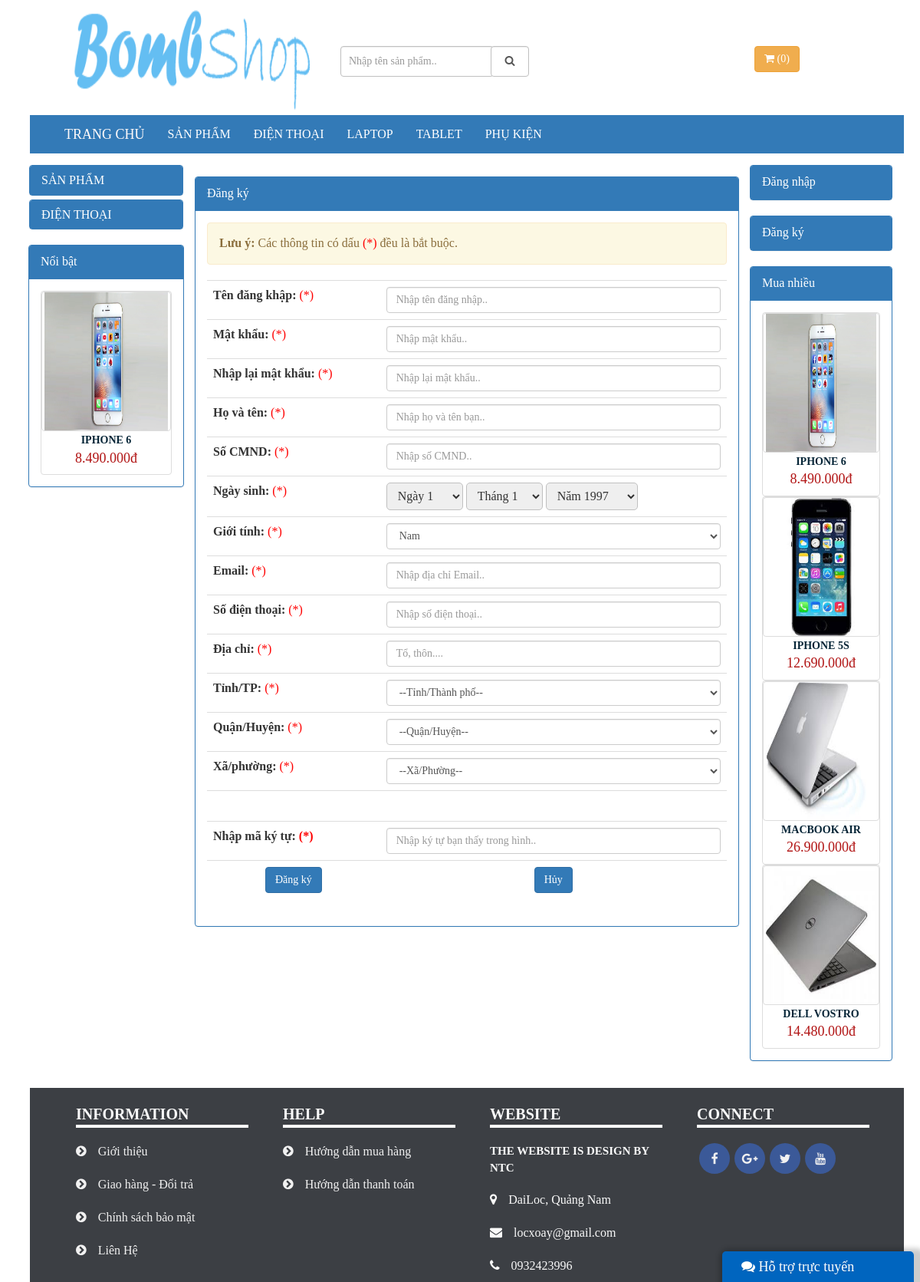
/maytinh/index.php?menu=dang_ky, run on the app's committed database.
### tables this page shows
CREATE TABLE `menu_ngang` (
  `id` int(11) NOT NULL,
  `title` varchar(80) DEFAULT NULL,
  `content` varchar(600) DEFAULT NULL,
  `loaimenu` varchar(80) DEFAULT NULL
);

CREATE TABLE `menu_doc` (
  `id` int(11) NOT NULL,
  `title` varchar(80) DEFAULT NULL,
  `sub_1` varchar(80) NOT NULL,
  `sub_2` varchar(80) NOT NULL,
  `sub_1_link` varchar(1000) NOT NULL,
  `sub_2_link` varchar(1000) NOT NULL
);

CREATE TABLE `san_pham` (
  `masp` int(11) NOT NULL,
  `tensp` varchar(80) DEFAULT NULL,
  `giasp` int(11) DEFAULT NULL,
  `soluong` int(11) NOT NULL,
  `img` varchar(100) DEFAULT NULL,
  `img1` varchar(80) NOT NULL,
  `img2` varchar(80) NOT NULL,
  `img3` varchar(80) NOT NULL,
  `img4` varchar(80) NOT NULL,
  `thongtin` varchar(500) DEFAULT NULL,
  `loaisp` varchar(80) DEFAULT NULL,
  `noi_bat` varchar(10) NOT NULL,
  `mua_nhieu` int(11) NOT NULL,
  `xem_nhieu` int(11) NOT NULL,
  `rate1` int(11) NOT NULL,
  `rate2` int(11) NOT NULL,
  `rate3` int(11) NOT NULL,
  `rate4` int(11) NOT NULL,
  `rate5` int(11) NOT NULL
);

### maytinh/left.php (called while the page is built)
<?php
	include('menu_left.php');
	include('chuc_nang/san_pham/noi_bat.php');
?>

### maytinh/content.php (called while the page is built)
<?php
	include('chuc_nang/menu.php');
?>

### maytinh/chuc_nang/dang_ky_dang_nhap/dang_ky.php (the view, shortened to what this page needs)
<div class="panel panel-primary">
    <div class="panel-heading">Đăng ký</div>
    <div class="panel-body">
    <p class="alert alert-warning"><strong>Lưu ý: </strong>Các thông tin có dấu <span style="color: red;">(*)</span> đều là bắt buộc.</p>
    <form action="?menu=exec_dang_ky" method="post" role="form" data-toggle="validator">
	<table class="table">
		<tr>
			<td><label for="user">Tên đăng khập:</label> <span style="color: red;">(*)</span></td>
			<td><input type="text" name="username" id="user" class="form-control" placeholder="Nhập tên đăng nhập.." required ></td>
		</tr>
		<tr>
			<td><label for="pass">Mật khẩu:</label> <span style="color: red;">(*)</span></td>
			<td><input type="password" name="password" id="pass" class="form-control" placeholder="Nhập mật khẩu.." required ></td>
		</tr>
		<tr>
			<td><label for="repass">Nhập lại mật khẩu:</label> <span style="color: red;">(*)</span></td>
			<td><input type="password" name="re-pass" class="form-control" id="repass" placeholder="Nhập lại mật khẩu.." required ></td>
		</tr>
		<tr>
			<td><label for="hoten">Họ và tên:</label> <span style="color: red;">(*)</span></td>
			<td><input type="text" name="hoten" id="hoten" class="form-control"  placeholder="Nhập họ và tên bạn.." required ></td>
		</tr>
		<tr>
			<td><label for="cmnd">Số CMND: </label> <span style="color: red;">(*)</span></td>
			<td><input type="text" name="cmnd" id="cmnd" class="form-control"  placeholder="Nhập số CMND.." required ></td>
		</tr>
		<tr>
			<td><label>Ngày sinh: </label> <span style="color: red;">(*)</span></td>
			<td>
				<select style="width: 100px; height: 36px; border: 0.1px solid silver; border-radius: 5px; padding-left: 10px;" name="ngay" id="ngaysinh" required >
				<?php for($i=1; $i<=31; $i++){ ?>
					<option value="<?php echo $i; ?>"><?php echo "Ngày ".$i; ?></option>
				<?php }?>
				</select>
				<select style="width: 100px; height: 36px; border: 0.1px solid silver; border-radius: 5px; padding-left: 10px;" name="thang" required >
				<?php for($j=1; $j<=12; $j++){ ?>
					<option value="<?php echo $j; ?>"><?php echo "Tháng ".$j; ?></option>
				<?php }?>
				</select>
				<select style="width: 120px; height: 36px; border: 0.1px solid silver; border-radius: 5px; padding-left: 10px;" name="nam" required >
				<?php for($y=1946; $y<=date('Y'); $y++){
					if($y==1997){
						$selected= "selected";
						}
					else{
						$selected= "";
						} ?>
					<option value="<?php echo $y; ?>" <?php echo $selected; ?> ><?php echo "Năm ".$y; ?></option>
				<?php } ?>
				</select>
			</td>
		</tr>
		<tr>
			<td><label for="gioitinh">Giới tính:</label> <span style="color: red;">(*)</span></td>
			<td>
				<select  class="form-control"  name="gioitinh" id="gioitinh" required >
					<option value="Nam">Nam</option>
				</select>
			</td>
		</tr>
		<tr>
			<td><label for="email">Email:</label> <span style="color: red;">(*)</span></td>
			<td><input type="email" name="email" id="email" class="form-control"  placeholder="Nhập địa chỉ Email.." required ></td>
		</tr>
		<tr>
			<td><label for="sdt">Số điện thoại:</label> <span style="color: red;">(*)</span></td>
			<td><input type="text" name="sdt" id="sdt" class="form-control"  placeholder="Nhập số điện thoại.." required ></td>
		</tr>
		<tr>
			<td><label for="diachi">Địa chỉ:</label> <span style="color: red;">(*)</span></td>
			<td><input type="text" name="diachi" id="diachi" class="form-control"  placeholder="Tổ, thôn...." required ></td>
		</tr>
		<tr>
			<td><label for="tinhtp">Tỉnh/TP:</label> <span style="color: red;">(*)</span></td>
			<td>
				<select  class="form-control"  name="tinhtp" id="tinhtp" required >
					<option value="">--Tỉnh/Thành phố--</option>
				</select>
			</td>
		</tr>
		<tr>
			<td><label for="quanhuyen">Quận/Huyện:</label> <span style="color: red;">(*)</span></td>
			<td>
				<select  class="form-control"  name="quanhuyen" id="quanhuyen" required >
					<option value="">--Quận/Huyện--</option>
				</select>
			</td>
		</tr>
		<tr>
			<td><label for="xaphuong">Xã/phường: </label> <span style="color: red;">(*)</span></td>
			<td>
				<select class="form-control"  name="xaphuong" id="xaphuong" required >
					<option value="">--Xã/Phường--</option>
				</select>
			</td>
		</tr>
		<tr>
			<td colspan="2" align="center"><img src="chuc_nang/dang_ky_dang_nhap/captcha.php" alt=""></td>
		</tr>
		<tr>
			<td><label for="captcha">Nhập mã ký tự: <span style="color: red;">(*)</label></span></td>
			<td><input type="text" class="form-control" name="value" id="captcha" placeholder="Nhập ký tự bạn thấy trong hình.."></td>
		</tr>
		<tr>
			<td align="center"><input type="submit" class="btn btn-primary" name="submit" value="Đăng ký"></td></form>
			<td align="center"><form action="?menu=exec_dang_ky" action="post"><input type="submit" class="btn btn-primary" name="cancel" value="Hủy"></form></td>
</div>
</div>

### maytinh/navbar.php (shortened to what this page needs)
<nav class="menu navbar-default" role="navigation">
	<div class="container">
		<div class="navbar-header">
			<a class="navbar-brand" href="index.php">TRANG CHỦ</a>
		</div>
		<div class="collapse navbar-collapse navbar-ex1-collapse">
			<ul class="nav navbar-nav">
				<?php
				include('connect.php');
				$sl="select * from menu_ngang";
				$exec= mysqli_query($connect, $sl);
				while($row=mysqli_fetch_array($exec)){
				?>
				<li><a href="?menu=<?php echo $row['loaimenu']; ?>"><?php
				echo $row['title']; ?></a></li>
				<?php } ?>
			</ul>
		</div>
	</div>
</nav>

### maytinh/menu_left.php (shortened to what this page needs)
<div class="row">
           <div class="panel-group" id="accordion">
           <?php
		include('connect.php');
		$sl= "select * from menu_doc";
		$exec= mysqli_query($connect,$sl);
		$i=0;
		while($row= mysqli_fetch_array($exec)){
			$i=$i+1;
			switch($i){
				case 1: $num= "One"; break;
				case 2: $num= "Two"; break;
			}
	?>
               <div class="panel panel-primary" style="margin-left: -16px;">
                   <div class="panel-heading">
                       <h4 class="panel-title">
                           <a data-toggle="collapse" style="text-decoration: none;" data-parent="#accordion" href="#collapse<?php echo $num; ?>"><?php echo $row['title'];  ?></a>
                       </h4>
                   </div>
               </div>
               <?php } ?>
           </div>
   </div>

### maytinh/chuc_nang/san_pham/noi_bat.php
<div class="panel panel-primary"  style="margin-left: -32px; margin-right: -16px;">
    <div class="panel-heading">Nổi bật</div>
    <div class="panel-body">
		<?php
			include('connect.php');
			$sl= "select * from san_pham where noi_bat='co' limit 0,4";
			$exec= mysqli_query($connect, $sl);
			while($row= mysqli_fetch_array($exec)){
		?>
		<div style="height: 240px;" class="sp img-thumbnail">
		<div class="img img-thumbnail">
			<a href="?menu=product_info&masp=<?php echo $row['masp']; ?>"><img src="images/<?php echo $row['img']; ?>" alt=""></a>
		</div>
		<div class="title">
			<a href="?menu=product_info&masp=<?php echo $row['masp']; ?>"><?php echo $row['tensp']; ?></a>
		</div>
		<div class="cost">
			<span><?php echo number_format($row['giasp'],0,",",".")."đ"; ?></span>
		</div>
	</div>
		<?php } ?>
	</div>
</div>

### maytinh/chuc_nang/san_pham/mua_nhieu.php
<div class="panel panel-primary" style="width: 186px; margin-left: -16px;">
    <div class="panel-heading">Mua nhiều</div>
    <div class="panel-body">
		<?php
			include('connect.php');
			$sl= "select * from san_pham order by mua_nhieu desc limit 0,4";
			$exec= mysqli_query($connect, $sl);
			while($row= mysqli_fetch_array($exec)){
		?>
		<div style="height: 240px;" class="sp img-thumbnail">
		<div class="img img-thumbnail">
			<a href="?menu=product_info&masp=<?php echo $row['masp']; ?>"><img src="images/<?php echo $row['img']; ?>" alt=""></a>
		</div>
		<div class="title">
			<a href="?menu=product_info&masp=<?php echo $row['masp']; ?>"><?php echo $row['tensp']; ?></a>
		</div>
		<div class="cost">
			<span><?php echo number_format($row['giasp'],0,",",".")."đ"; ?></span>
		</div>
	</div>
		<?php } ?>
	</div>
</div>

### maytinh/css/style.css (style rules this page uses)
body { width: 96%; margin: auto; font-family: tahoma; font-size: 16px; }
.menu { margin: auto; background-color: #337AB7; }
.menu .container .collapse ul { list-style: none; }
.menu .container .collapse ul li { background-color: #337AB7; }
.menu .container .collapse ul li a { display: block; color: white; text-decoration: none; }
.menu .container .navbar-header a { color: #fffafa; }
.left a { text-decoration: none; }
.content .sp { height: 280px; padding: 0px; text-align: center; }
.content .sp .img { padding: 0px; height: 182px; }
.content .sp .img img { width: 96%; height: 180px; }
.content .sp .title a { text-decoration: none; font-size: 14px; font-weight: bold; color: #052436; }
.content .sp .cost span { font-size: 18px; color: #B11313; }

### data on the page
menu_ngang: title "SẢN PHẨM"
menu_ngang: title "ĐIỆN THOẠI"
menu_ngang: title "LAPTOP"
menu_ngang: title "TABLET"
menu_ngang: title "PHỤ KIỆN"
menu_doc: title "SẢN PHẨM"
menu_doc: title "ĐIỆN THOẠI"
san_pham: img (picture), tensp "IPHONE 6", giasp "8.490.000"
san_pham: img (picture), tensp "IPHONE 5S", giasp "12.690.000"
san_pham: img (picture), tensp "MACBOOK AIR", giasp "26.900.000"
san_pham: img (picture), tensp "DELL VOSTRO", giasp "14.480.000"

### other printed values
$cart "0"
